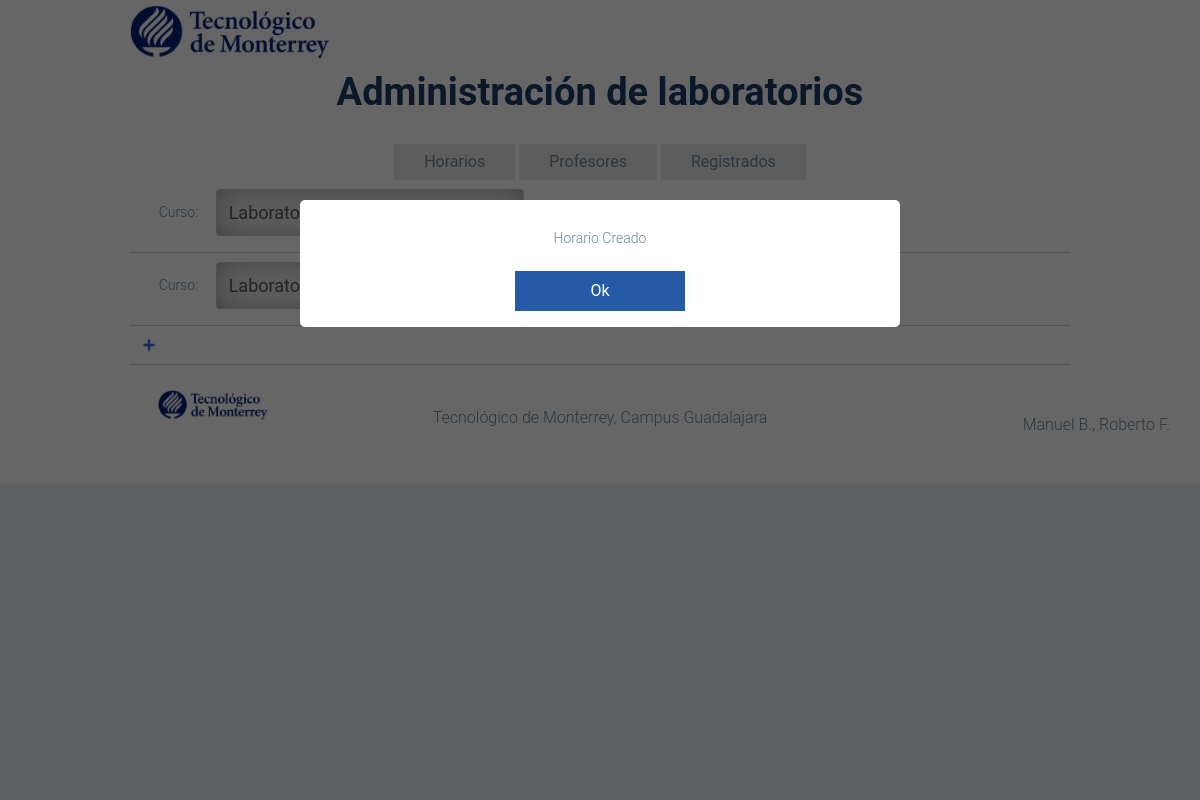
The app's page /admin/index?success=labcreated (signed in), older data.
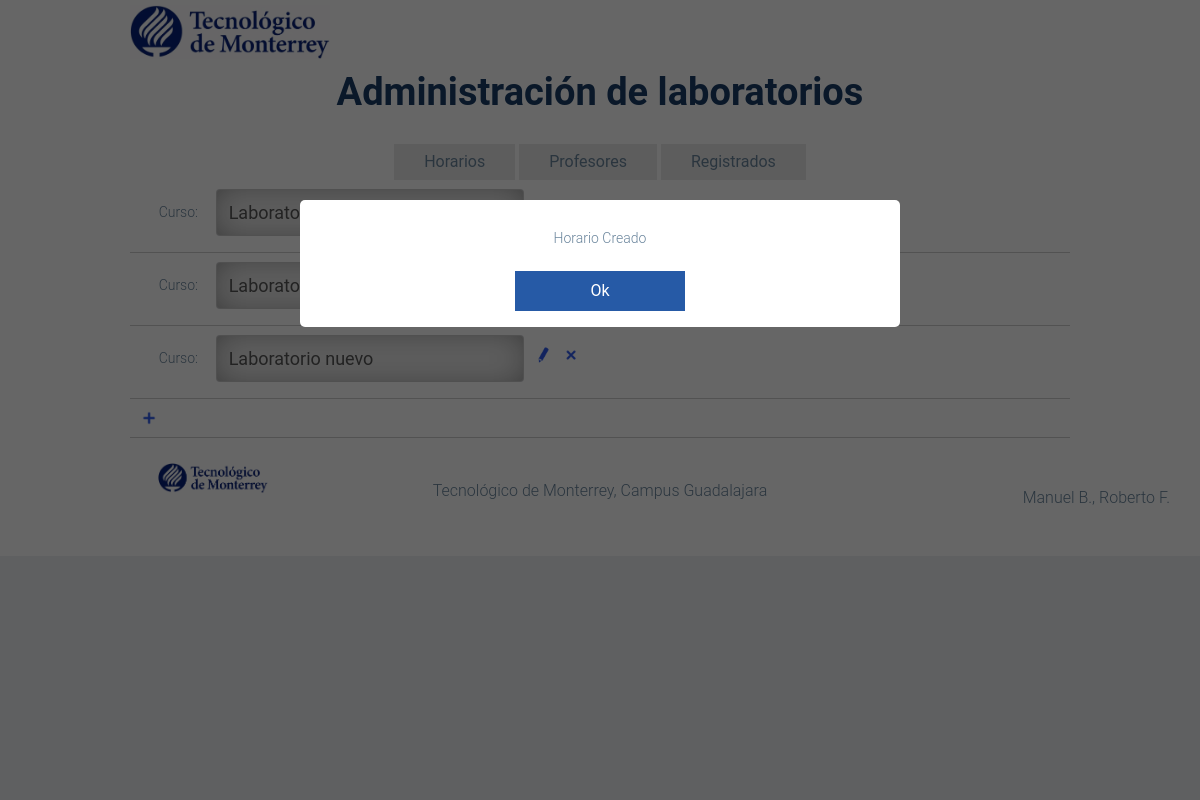
The same page, newer data.
### tables this page shows
CREATE TABLE IF NOT EXISTS `labspace` (
`SpaceID` int(11) NOT NULL,
  `Description` varchar(400) DEFAULT NULL,
  `availableSpaces` int(11) NOT NULL
);

### admin/index.php (the view, shortened to what the changed rows need)
<?php
require('../conbd.php');
$stmt = $pdo->prepare('Select * from labspace;');
$stmt->execute();
$labspaces = $stmt->fetchall();
?>
<!DOCTYPE html>
<html data-wf-site="5571e5ec944bce2d287c29b6" data-wf-page="5571e5ec944bce2d287c29b8">
<head>
  <link rel="stylesheet" type="text/css" href="../css/normalize.css">
  <link rel="stylesheet" type="text/css" href="../css/webflow.css">
  <link rel="stylesheet" type="text/css" href="../css/tslup.webflow.css">
  <link rel="stylesheet" type="text/css" href="../css/lightbox.css">
</head>
<body>
  <div class="w-section section lesspaceup" id="about">
    <div class="w-container" id="contact">
      <h1 class="title">Administración de laboratorios</h1>
      <div class="w-form">
          <div class="w-row">
            <div class="w-col w-col-12">
                <div data-duration-in="300" data-duration-out="100" class="w-tabs">
                  <div class="w-tab-content">
                    <div data-w-tab="Tab 1" class="w-tab-pane w--tab-active">
                    	<?php
						for($i = 0; $i < sizeof($labspaces); $i++){
							echo '
							<div class="w-row course-row">
                    	<form id="email-form" style="padding: 10px;" method="post" action="updatecourse">
            				<div class="w-col w-col-1"><p>Curso:</p></div>
                            <div class="w-col w-col-4">
                              <input class="w-input form-field list" id="coursename'.$labspaces[$i]['SpaceID'].'" type="text" placeholder="Nombre del curso" value="'.$labspaces[$i]['Description'].'" name="course" disabled>
							  <input class="w-input form-field list" style="display: none;" type="text" placeholder="Nombre del curso" value="'.$labspaces[$i]['SpaceID'].'" name="courseID">
                            </div>
                            <div class="w-col w-col-4">
							<div id="courseicons'.$labspaces[$i]['SpaceID'].'" style="display: block;">
                              <a onclick="enableEditCourse(\'course\','.$labspaces[$i]['SpaceID'].')" class="course-action-icon">
                                 <img class="control-icon" src="../images/lapiz.png" onmouseover="this.src= \'../images/lapiz-01.png\';" onmouseout="this.src=\'../images/lapiz.png\';" />
                              </a>
                            <a onclick="lightboxIn(\'delcourselight\', \'delcoursefade\');prepareDel(\'course\','.$labspaces[$i]['SpaceID'].');" class="course-action-icon">
                                 <img class="control-icon" src="../images/borrar-04.png" onmouseover="this.src= \'../images/borrar-02.png\';" onmouseout="this.src= \'../images/borrar-04.png\';" />
                              </a>
							  </div>
                              <div id="coursebuttons'.$labspaces[$i]['SpaceID'].'" style="display: none;">
              					<input style="" class="w-button button course-button" type="submit" value="Guardar" data-wait="Please wait...">
                                <a style="" class="w-button button course-button" onclick="disableEditCourse(\'course\','.$labspaces[$i]['SpaceID'].')">Cancelar</a>
							  </div>
                            </div>
                        </form>
                          </div>';
						}
						?>
                    </div>
                </div>
            </div>
          </div>
      </div>
    </div>
  </div>
</body>
</html>

Row changes from the older to the newer data that the page shows:
added labspace: course "Laboratorio nuevo"
